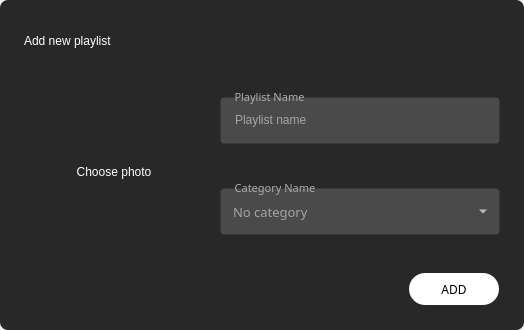
<?xml version="1.0" encoding="UTF-8"?>
<ui version="4.0">
 <class>playlistInputDialog</class>
 <widget class="QDialog" name="playlistInputDialog">
  <property name="geometry">
   <rect>
    <x>0</x>
    <y>0</y>
    <width>524</width>
    <height>330</height>
   </rect>
  </property>
  <property name="sizePolicy">
   <sizepolicy hsizetype="Fixed" vsizetype="Fixed">
    <horstretch>0</horstretch>
    <verstretch>0</verstretch>
   </sizepolicy>
  </property>
  <property name="minimumSize">
   <size>
    <width>524</width>
    <height>330</height>
   </size>
  </property>
  <property name="maximumSize">
   <size>
    <width>524</width>
    <height>330</height>
   </size>
  </property>
  <property name="windowTitle">
   <string>Dialog</string>
  </property>
  <property name="styleSheet">
   <string notr="true">border: none;
</string>
  </property>
  <layout class="QVBoxLayout" name="verticalLayout">
   <property name="spacing">
    <number>0</number>
   </property>
   <property name="leftMargin">
    <number>0</number>
   </property>
   <property name="topMargin">
    <number>0</number>
   </property>
   <property name="rightMargin">
    <number>0</number>
   </property>
   <property name="bottomMargin">
    <number>0</number>
   </property>
   <item>
    <widget class="QFrame" name="frame_3">
     <property name="sizePolicy">
      <sizepolicy hsizetype="Fixed" vsizetype="Fixed">
       <horstretch>0</horstretch>
       <verstretch>0</verstretch>
      </sizepolicy>
     </property>
     <property name="minimumSize">
      <size>
       <width>524</width>
       <height>330</height>
      </size>
     </property>
     <property name="maximumSize">
      <size>
       <width>524</width>
       <height>330</height>
      </size>
     </property>
     <property name="focusPolicy">
      <enum>Qt::ClickFocus</enum>
     </property>
     <property name="styleSheet">
      <string notr="true">#frame_3{
	border-radius: 8px;
	background-color: rgb(40, 40, 40);
}
#playlistInputDialogExitButton{
	background-color: none;
	border-radius: 16px;
}
#playlistInputDialogExitButton:hover{
	background-color: rgba(179, 179, 179, 0.25);
}
#playlistInputDialogExitButton:pressed{
	background-color: rgba(179, 179, 179, 0.35);
}
#label{
	color: white;
	font: 87 17pt &quot;Heebo Black&quot;;
}
#playlistInputDialogAddButton{
	border-radius: 16px;
	background-color: white;
	color: black;
	font: 87 9pt &quot;Heebo Medium&quot;;
}
QComboBox QAbstractItemView {
	outline: none;
	border: 1px solid rgba(179, 179, 179, 0.25);
}

QComboBox {
	font: 57 10pt &quot;Heebo Black&quot;;
	color: rgba(255, 255, 255, 128);
	border: none;	
	background-color: transparent;
	padding-right: 12px;
	padding-left: 12px;
	padding-top: 12px;
	padding-bottom: 12px;
}
QComboBox:hover{
	color: white;
}
QComboBox::drop-down {
	heigth: 40px;
	width: 32px;
}
QComboBox:down-arrow {
	image: url(:/icons/48x48/outlined/icons/48x48/outlined/outline_arrow_drop_down_gray_48dp.png);
}
QGroupBox {
	font: 57 8pt &quot;Heebo Black&quot;;
	background-color: rgba(179, 179, 179, 0.25);
    border: 1px solid transparent;
    border-radius: 4px;
    margin-top: 8px;
}
QGroupBox::title {
	color: rgb(173, 173, 173);
    subcontrol-origin: margin;
    left: 10px;
    padding: 0 3px 0 3px;
}
QLineEdit {
	font: 57 10pt &quot;Heebo Black&quot;;
	color: white;
	background-color: transparent;
	border: none;
	padding-right: 12px;
	padding-left: 12px;
	padding-top: 12px;
	padding-bottom: 12px;
}
#playlistInputDialogMiniatureQToolButton{
	font: 57 11pt &quot;Heebo Medium&quot;;
	color: white;
	icon: url(:/icons/48x48/outlined/icons/48x48/outlined/outline_music_note_gray_48dp.png);
	margin-top: 45px;
}
#playlistInputDialogMiniatureQToolButton:hover{
	background-color: rgba(0, 0, 0, 0.25);
	icon: url(:/icons/48x48/outlined/icons/48x48/outlined/outline_edit_white_48dp.png);
}</string>
     </property>
     <property name="frameShape">
      <enum>QFrame::StyledPanel</enum>
     </property>
     <property name="frameShadow">
      <enum>QFrame::Raised</enum>
     </property>
     <layout class="QVBoxLayout" name="verticalLayout_2">
      <property name="spacing">
       <number>0</number>
      </property>
      <property name="leftMargin">
       <number>24</number>
      </property>
      <property name="topMargin">
       <number>24</number>
      </property>
      <property name="rightMargin">
       <number>24</number>
      </property>
      <property name="bottomMargin">
       <number>24</number>
      </property>
      <item>
       <widget class="QFrame" name="frame_2">
        <property name="sizePolicy">
         <sizepolicy hsizetype="Preferred" vsizetype="Fixed">
          <horstretch>0</horstretch>
          <verstretch>0</verstretch>
         </sizepolicy>
        </property>
        <property name="minimumSize">
         <size>
          <width>0</width>
          <height>0</height>
         </size>
        </property>
        <property name="styleSheet">
         <string notr="true"/>
        </property>
        <property name="frameShape">
         <enum>QFrame::StyledPanel</enum>
        </property>
        <property name="frameShadow">
         <enum>QFrame::Raised</enum>
        </property>
        <layout class="QVBoxLayout" name="verticalLayout_5">
         <property name="spacing">
          <number>0</number>
         </property>
         <property name="leftMargin">
          <number>0</number>
         </property>
         <property name="topMargin">
          <number>0</number>
         </property>
         <property name="rightMargin">
          <number>0</number>
         </property>
         <property name="bottomMargin">
          <number>0</number>
         </property>
         <item>
          <widget class="QFrame" name="frame">
           <property name="sizePolicy">
            <sizepolicy hsizetype="Preferred" vsizetype="Fixed">
             <horstretch>0</horstretch>
             <verstretch>0</verstretch>
            </sizepolicy>
           </property>
           <property name="minimumSize">
            <size>
             <width>0</width>
             <height>0</height>
            </size>
           </property>
           <property name="maximumSize">
            <size>
             <width>16777215</width>
             <height>16777215</height>
            </size>
           </property>
           <property name="styleSheet">
            <string notr="true"/>
           </property>
           <property name="frameShape">
            <enum>QFrame::StyledPanel</enum>
           </property>
           <property name="frameShadow">
            <enum>QFrame::Raised</enum>
           </property>
           <layout class="QHBoxLayout" name="horizontalLayout">
            <property name="spacing">
             <number>0</number>
            </property>
            <property name="leftMargin">
             <number>0</number>
            </property>
            <property name="topMargin">
             <number>0</number>
            </property>
            <property name="rightMargin">
             <number>0</number>
            </property>
            <property name="bottomMargin">
             <number>2</number>
            </property>
            <item>
             <widget class="QFrame" name="frame_4">
              <property name="sizePolicy">
               <sizepolicy hsizetype="Fixed" vsizetype="Preferred">
                <horstretch>0</horstretch>
                <verstretch>0</verstretch>
               </sizepolicy>
              </property>
              <property name="minimumSize">
               <size>
                <width>0</width>
                <height>0</height>
               </size>
              </property>
              <property name="styleSheet">
               <string notr="true"/>
              </property>
              <property name="frameShape">
               <enum>QFrame::StyledPanel</enum>
              </property>
              <property name="frameShadow">
               <enum>QFrame::Raised</enum>
              </property>
              <layout class="QVBoxLayout" name="verticalLayout_3">
               <property name="spacing">
                <number>0</number>
               </property>
               <property name="leftMargin">
                <number>0</number>
               </property>
               <property name="topMargin">
                <number>0</number>
               </property>
               <property name="rightMargin">
                <number>0</number>
               </property>
               <property name="bottomMargin">
                <number>0</number>
               </property>
               <item>
                <widget class="QLabel" name="label">
                 <property name="sizePolicy">
                  <sizepolicy hsizetype="Fixed" vsizetype="Fixed">
                   <horstretch>0</horstretch>
                   <verstretch>0</verstretch>
                  </sizepolicy>
                 </property>
                 <property name="text">
                  <string notr="true">Add new playlist</string>
                 </property>
                </widget>
               </item>
              </layout>
             </widget>
            </item>
            <item>
             <spacer name="horizontalSpacer">
              <property name="orientation">
               <enum>Qt::Horizontal</enum>
              </property>
              <property name="sizeHint" stdset="0">
               <size>
                <width>0</width>
                <height>0</height>
               </size>
              </property>
             </spacer>
            </item>
            <item>
             <widget class="QFrame" name="frame_5">
              <property name="minimumSize">
               <size>
                <width>0</width>
                <height>0</height>
               </size>
              </property>
              <property name="frameShape">
               <enum>QFrame::StyledPanel</enum>
              </property>
              <property name="frameShadow">
               <enum>QFrame::Raised</enum>
              </property>
              <layout class="QVBoxLayout" name="verticalLayout_4">
               <property name="spacing">
                <number>0</number>
               </property>
               <property name="leftMargin">
                <number>0</number>
               </property>
               <property name="topMargin">
                <number>0</number>
               </property>
               <property name="rightMargin">
                <number>0</number>
               </property>
               <property name="bottomMargin">
                <number>0</number>
               </property>
               <item>
                <widget class="QPushButton" name="playlistInputDialogExitButton">
                 <property name="minimumSize">
                  <size>
                   <width>32</width>
                   <height>32</height>
                  </size>
                 </property>
                 <property name="maximumSize">
                  <size>
                   <width>32</width>
                   <height>32</height>
                  </size>
                 </property>
                 <property name="styleSheet">
                  <string notr="true"/>
                 </property>
                 <property name="text">
                  <string notr="true"/>
                 </property>
                 <property name="icon">
                  <iconset resource="../resourcesPeachPlayer.qrc">
                   <normaloff>:/icons/48x48/outlined/icons/48x48/outlined/outline_close_white_48dp.png</normaloff>:/icons/48x48/outlined/icons/48x48/outlined/outline_close_white_48dp.png</iconset>
                 </property>
                 <property name="iconSize">
                  <size>
                   <width>20</width>
                   <height>20</height>
                  </size>
                 </property>
                </widget>
               </item>
              </layout>
             </widget>
            </item>
           </layout>
          </widget>
         </item>
         <item>
          <widget class="QFrame" name="frame_6">
           <property name="sizePolicy">
            <sizepolicy hsizetype="Preferred" vsizetype="Fixed">
             <horstretch>0</horstretch>
             <verstretch>0</verstretch>
            </sizepolicy>
           </property>
           <property name="minimumSize">
            <size>
             <width>0</width>
             <height>198</height>
            </size>
           </property>
           <property name="maximumSize">
            <size>
             <width>16777215</width>
             <height>198</height>
            </size>
           </property>
           <property name="frameShape">
            <enum>QFrame::StyledPanel</enum>
           </property>
           <property name="frameShadow">
            <enum>QFrame::Raised</enum>
           </property>
           <layout class="QHBoxLayout" name="horizontalLayout_3">
            <property name="spacing">
             <number>0</number>
            </property>
            <property name="leftMargin">
             <number>0</number>
            </property>
            <property name="topMargin">
             <number>0</number>
            </property>
            <property name="rightMargin">
             <number>0</number>
            </property>
            <property name="bottomMargin">
             <number>0</number>
            </property>
            <item>
             <widget class="QFrame" name="frame_9">
              <property name="sizePolicy">
               <sizepolicy hsizetype="Preferred" vsizetype="Fixed">
                <horstretch>0</horstretch>
                <verstretch>0</verstretch>
               </sizepolicy>
              </property>
              <property name="minimumSize">
               <size>
                <width>0</width>
                <height>198</height>
               </size>
              </property>
              <property name="frameShape">
               <enum>QFrame::StyledPanel</enum>
              </property>
              <property name="frameShadow">
               <enum>QFrame::Raised</enum>
              </property>
              <layout class="QVBoxLayout" name="verticalLayout_6">
               <property name="spacing">
                <number>0</number>
               </property>
               <property name="leftMargin">
                <number>0</number>
               </property>
               <property name="topMargin">
                <number>0</number>
               </property>
               <property name="rightMargin">
                <number>0</number>
               </property>
               <property name="bottomMargin">
                <number>0</number>
               </property>
               <item>
                <widget class="QToolButton" name="playlistInputDialogMiniatureQToolButton">
                 <property name="sizePolicy">
                  <sizepolicy hsizetype="Fixed" vsizetype="Fixed">
                   <horstretch>0</horstretch>
                   <verstretch>0</verstretch>
                  </sizepolicy>
                 </property>
                 <property name="minimumSize">
                  <size>
                   <width>180</width>
                   <height>180</height>
                  </size>
                 </property>
                 <property name="maximumSize">
                  <size>
                   <width>180</width>
                   <height>180</height>
                  </size>
                 </property>
                 <property name="text">
                  <string notr="true">Choose photo</string>
                 </property>
                 <property name="iconSize">
                  <size>
                   <width>52</width>
                   <height>52</height>
                  </size>
                 </property>
                 <property name="checkable">
                  <bool>false</bool>
                 </property>
                 <property name="toolButtonStyle">
                  <enum>Qt::ToolButtonTextUnderIcon</enum>
                 </property>
                </widget>
               </item>
               <item>
                <widget class="QLabel" name="playlistInputDialogAuthorMiniatureQLabel">
                 <property name="sizePolicy">
                  <sizepolicy hsizetype="Fixed" vsizetype="Fixed">
                   <horstretch>0</horstretch>
                   <verstretch>0</verstretch>
                  </sizepolicy>
                 </property>
                 <property name="minimumSize">
                  <size>
                   <width>180</width>
                   <height>180</height>
                  </size>
                 </property>
                 <property name="maximumSize">
                  <size>
                   <width>180</width>
                   <height>180</height>
                  </size>
                 </property>
                 <property name="text">
                  <string notr="true"/>
                 </property>
                 <property name="scaledContents">
                  <bool>true</bool>
                 </property>
                </widget>
               </item>
              </layout>
             </widget>
            </item>
            <item>
             <widget class="QFrame" name="frame_7">
              <property name="sizePolicy">
               <sizepolicy hsizetype="Preferred" vsizetype="Fixed">
                <horstretch>0</horstretch>
                <verstretch>0</verstretch>
               </sizepolicy>
              </property>
              <property name="minimumSize">
               <size>
                <width>0</width>
                <height>198</height>
               </size>
              </property>
              <property name="maximumSize">
               <size>
                <width>16777215</width>
                <height>198</height>
               </size>
              </property>
              <property name="styleSheet">
               <string notr="true"/>
              </property>
              <property name="frameShape">
               <enum>QFrame::StyledPanel</enum>
              </property>
              <property name="frameShadow">
               <enum>QFrame::Raised</enum>
              </property>
              <layout class="QVBoxLayout" name="verticalLayout_15">
               <property name="spacing">
                <number>16</number>
               </property>
               <property name="leftMargin">
                <number>16</number>
               </property>
               <property name="topMargin">
                <number>10</number>
               </property>
               <property name="rightMargin">
                <number>0</number>
               </property>
               <property name="bottomMargin">
                <number>0</number>
               </property>
               <item>
                <widget class="QGroupBox" name="groupBox1_3">
                 <property name="sizePolicy">
                  <sizepolicy hsizetype="Preferred" vsizetype="Fixed">
                   <horstretch>0</horstretch>
                   <verstretch>0</verstretch>
                  </sizepolicy>
                 </property>
                 <property name="minimumSize">
                  <size>
                   <width>0</width>
                   <height>55</height>
                  </size>
                 </property>
                 <property name="font">
                  <font>
                   <family>Heebo Black</family>
                   <pointsize>8</pointsize>
                   <weight>7</weight>
                   <italic>false</italic>
                   <bold>false</bold>
                  </font>
                 </property>
                 <property name="styleSheet">
                  <string notr="true"/>
                 </property>
                 <property name="title">
                  <string notr="true">Playlist Name</string>
                 </property>
                 <layout class="QVBoxLayout" name="verticalLayout_16">
                  <property name="spacing">
                   <number>0</number>
                  </property>
                  <property name="leftMargin">
                   <number>0</number>
                  </property>
                  <property name="topMargin">
                   <number>0</number>
                  </property>
                  <property name="rightMargin">
                   <number>0</number>
                  </property>
                  <property name="bottomMargin">
                   <number>0</number>
                  </property>
                  <item>
                   <widget class="QLineEdit" name="playlistInputDialogPlaylistNameQLineEdit">
                    <property name="palette">
                     <palette>
                      <active>
                       <colorrole role="WindowText">
                        <brush brushstyle="SolidPattern">
                         <color alpha="255">
                          <red>255</red>
                          <green>255</green>
                          <blue>255</blue>
                         </color>
                        </brush>
                       </colorrole>
                       <colorrole role="Button">
                        <brush brushstyle="SolidPattern">
                         <color alpha="0">
                          <red>0</red>
                          <green>0</green>
                          <blue>0</blue>
                         </color>
                        </brush>
                       </colorrole>
                       <colorrole role="Text">
                        <brush brushstyle="SolidPattern">
                         <color alpha="255">
                          <red>255</red>
                          <green>255</green>
                          <blue>255</blue>
                         </color>
                        </brush>
                       </colorrole>
                       <colorrole role="ButtonText">
                        <brush brushstyle="SolidPattern">
                         <color alpha="255">
                          <red>255</red>
                          <green>255</green>
                          <blue>255</blue>
                         </color>
                        </brush>
                       </colorrole>
                       <colorrole role="Base">
                        <brush brushstyle="SolidPattern">
                         <color alpha="0">
                          <red>0</red>
                          <green>0</green>
                          <blue>0</blue>
                         </color>
                        </brush>
                       </colorrole>
                       <colorrole role="Window">
                        <brush brushstyle="SolidPattern">
                         <color alpha="0">
                          <red>0</red>
                          <green>0</green>
                          <blue>0</blue>
                         </color>
                        </brush>
                       </colorrole>
                       <colorrole role="PlaceholderText">
                        <brush brushstyle="SolidPattern">
                         <color alpha="128">
                          <red>255</red>
                          <green>255</green>
                          <blue>255</blue>
                         </color>
                        </brush>
                       </colorrole>
                      </active>
                      <inactive>
                       <colorrole role="WindowText">
                        <brush brushstyle="SolidPattern">
                         <color alpha="255">
                          <red>255</red>
                          <green>255</green>
                          <blue>255</blue>
                         </color>
                        </brush>
                       </colorrole>
                       <colorrole role="Button">
                        <brush brushstyle="SolidPattern">
                         <color alpha="0">
                          <red>0</red>
                          <green>0</green>
                          <blue>0</blue>
                         </color>
                        </brush>
                       </colorrole>
                       <colorrole role="Text">
                        <brush brushstyle="SolidPattern">
                         <color alpha="255">
                          <red>255</red>
                          <green>255</green>
                          <blue>255</blue>
                         </color>
                        </brush>
                       </colorrole>
                       <colorrole role="ButtonText">
                        <brush brushstyle="SolidPattern">
                         <color alpha="255">
                          <red>255</red>
                          <green>255</green>
                          <blue>255</blue>
                         </color>
                        </brush>
                       </colorrole>
                       <colorrole role="Base">
                        <brush brushstyle="SolidPattern">
                         <color alpha="0">
                          <red>0</red>
                          <green>0</green>
                          <blue>0</blue>
                         </color>
                        </brush>
                       </colorrole>
                       <colorrole role="Window">
                        <brush brushstyle="SolidPattern">
                         <color alpha="0">
                          <red>0</red>
                          <green>0</green>
                          <blue>0</blue>
                         </color>
                        </brush>
                       </colorrole>
                       <colorrole role="PlaceholderText">
                        <brush brushstyle="SolidPattern">
                         <color alpha="128">
                          <red>255</red>
                          <green>255</green>
                          <blue>255</blue>
                         </color>
                        </brush>
                       </colorrole>
                      </inactive>
                      <disabled>
                       <colorrole role="WindowText">
                        <brush brushstyle="SolidPattern">
                         <color alpha="255">
                          <red>255</red>
                          <green>255</green>
                          <blue>255</blue>
                         </color>
                        </brush>
                       </colorrole>
                       <colorrole role="Button">
                        <brush brushstyle="SolidPattern">
                         <color alpha="0">
                          <red>0</red>
                          <green>0</green>
                          <blue>0</blue>
                         </color>
                        </brush>
                       </colorrole>
                       <colorrole role="Text">
                        <brush brushstyle="SolidPattern">
                         <color alpha="255">
                          <red>255</red>
                          <green>255</green>
                          <blue>255</blue>
                         </color>
                        </brush>
                       </colorrole>
                       <colorrole role="ButtonText">
                        <brush brushstyle="SolidPattern">
                         <color alpha="255">
                          <red>255</red>
                          <green>255</green>
                          <blue>255</blue>
                         </color>
                        </brush>
                       </colorrole>
                       <colorrole role="Base">
                        <brush brushstyle="SolidPattern">
                         <color alpha="0">
                          <red>0</red>
                          <green>0</green>
                          <blue>0</blue>
                         </color>
                        </brush>
                       </colorrole>
                       <colorrole role="Window">
                        <brush brushstyle="SolidPattern">
                         <color alpha="0">
                          <red>0</red>
                          <green>0</green>
                          <blue>0</blue>
                         </color>
                        </brush>
                       </colorrole>
                       <colorrole role="PlaceholderText">
                        <brush brushstyle="SolidPattern">
                         <color alpha="128">
                          <red>255</red>
                          <green>255</green>
                          <blue>255</blue>
                         </color>
                        </brush>
                       </colorrole>
                      </disabled>
                     </palette>
                    </property>
                    <property name="inputMask">
                     <string notr="true"/>
                    </property>
                    <property name="text">
                     <string notr="true"/>
                    </property>
                    <property name="placeholderText">
                     <string notr="true">Playlist name</string>
                    </property>
                   </widget>
                  </item>
                 </layout>
                </widget>
               </item>
               <item>
                <widget class="QGroupBox" name="groupBox1_2">
                 <property name="sizePolicy">
                  <sizepolicy hsizetype="Preferred" vsizetype="Fixed">
                   <horstretch>0</horstretch>
                   <verstretch>0</verstretch>
                  </sizepolicy>
                 </property>
                 <property name="minimumSize">
                  <size>
                   <width>0</width>
                   <height>55</height>
                  </size>
                 </property>
                 <property name="font">
                  <font>
                   <family>Heebo Black</family>
                   <pointsize>8</pointsize>
                   <weight>7</weight>
                   <italic>false</italic>
                   <bold>false</bold>
                  </font>
                 </property>
                 <property name="title">
                  <string notr="true">Category Name</string>
                 </property>
                 <layout class="QVBoxLayout" name="verticalLayout_14">
                  <property name="spacing">
                   <number>0</number>
                  </property>
                  <property name="leftMargin">
                   <number>0</number>
                  </property>
                  <property name="topMargin">
                   <number>0</number>
                  </property>
                  <property name="rightMargin">
                   <number>0</number>
                  </property>
                  <property name="bottomMargin">
                   <number>0</number>
                  </property>
                  <item>
                   <widget class="QComboBox" name="playlistInputDialogCategoryQComboBox">
                    <property name="sizePolicy">
                     <sizepolicy hsizetype="Preferred" vsizetype="Preferred">
                      <horstretch>0</horstretch>
                      <verstretch>0</verstretch>
                     </sizepolicy>
                    </property>
                    <property name="minimumSize">
                     <size>
                      <width>0</width>
                      <height>0</height>
                     </size>
                    </property>
                    <property name="maximumSize">
                     <size>
                      <width>16777215</width>
                      <height>16777215</height>
                     </size>
                    </property>
                    <property name="font">
                     <font>
                      <family>Heebo Black</family>
                      <pointsize>10</pointsize>
                      <weight>7</weight>
                      <italic>false</italic>
                      <bold>false</bold>
                     </font>
                    </property>
                    <property name="currentText">
                     <string notr="true">No category</string>
                    </property>
                    <property name="maxVisibleItems">
                     <number>3</number>
                    </property>
                    <property name="iconSize">
                     <size>
                      <width>50</width>
                      <height>50</height>
                     </size>
                    </property>
                    <property name="placeholderText">
                     <string notr="true"/>
                    </property>
                    <property name="frame">
                     <bool>true</bool>
                    </property>
                    <item>
                     <property name="text">
                      <string notr="true">No category</string>
                     </property>
                    </item>
                    <item>
                     <property name="text">
                      <string notr="true">Category1</string>
                     </property>
                    </item>
                    <item>
                     <property name="text">
                      <string notr="true">Category2</string>
                     </property>
                    </item>
                    <item>
                     <property name="text">
                      <string notr="true">Category3</string>
                     </property>
                    </item>
                   </widget>
                  </item>
                 </layout>
                </widget>
               </item>
              </layout>
             </widget>
            </item>
           </layout>
          </widget>
         </item>
         <item>
          <widget class="QFrame" name="frame_8">
           <property name="sizePolicy">
            <sizepolicy hsizetype="Preferred" vsizetype="Fixed">
             <horstretch>0</horstretch>
             <verstretch>0</verstretch>
            </sizepolicy>
           </property>
           <property name="minimumSize">
            <size>
             <width>0</width>
             <height>0</height>
            </size>
           </property>
           <property name="frameShape">
            <enum>QFrame::StyledPanel</enum>
           </property>
           <property name="frameShadow">
            <enum>QFrame::Raised</enum>
           </property>
           <layout class="QHBoxLayout" name="horizontalLayout_2">
            <property name="spacing">
             <number>0</number>
            </property>
            <property name="leftMargin">
             <number>0</number>
            </property>
            <property name="topMargin">
             <number>16</number>
            </property>
            <property name="rightMargin">
             <number>1</number>
            </property>
            <property name="bottomMargin">
             <number>0</number>
            </property>
            <item>
             <spacer name="horizontalSpacer_2">
              <property name="orientation">
               <enum>Qt::Horizontal</enum>
              </property>
              <property name="sizeHint" stdset="0">
               <size>
                <width>0</width>
                <height>0</height>
               </size>
              </property>
             </spacer>
            </item>
            <item>
             <widget class="QFrame" name="frame_10">
              <property name="sizePolicy">
               <sizepolicy hsizetype="Preferred" vsizetype="Fixed">
                <horstretch>0</horstretch>
                <verstretch>0</verstretch>
               </sizepolicy>
              </property>
              <property name="frameShape">
               <enum>QFrame::StyledPanel</enum>
              </property>
              <property name="frameShadow">
               <enum>QFrame::Raised</enum>
              </property>
              <layout class="QVBoxLayout" name="verticalLayout_8">
               <property name="spacing">
                <number>0</number>
               </property>
               <property name="leftMargin">
                <number>0</number>
               </property>
               <property name="topMargin">
                <number>0</number>
               </property>
               <property name="rightMargin">
                <number>0</number>
               </property>
               <property name="bottomMargin">
                <number>0</number>
               </property>
               <item>
                <widget class="QPushButton" name="playlistInputDialogAddButton">
                 <property name="sizePolicy">
                  <sizepolicy hsizetype="Fixed" vsizetype="Fixed">
                   <horstretch>0</horstretch>
                   <verstretch>0</verstretch>
                  </sizepolicy>
                 </property>
                 <property name="minimumSize">
                  <size>
                   <width>90</width>
                   <height>32</height>
                  </size>
                 </property>
                 <property name="maximumSize">
                  <size>
                   <width>90</width>
                   <height>32</height>
                  </size>
                 </property>
                 <property name="font">
                  <font>
                   <family>Heebo Medium</family>
                   <pointsize>9</pointsize>
                   <weight>10</weight>
                   <italic>false</italic>
                   <bold>false</bold>
                   <kerning>true</kerning>
                  </font>
                 </property>
                 <property name="layoutDirection">
                  <enum>Qt::LeftToRight</enum>
                 </property>
                 <property name="styleSheet">
                  <string notr="true"/>
                 </property>
                 <property name="text">
                  <string notr="true">ADD</string>
                 </property>
                </widget>
               </item>
              </layout>
             </widget>
            </item>
           </layout>
          </widget>
         </item>
        </layout>
       </widget>
      </item>
     </layout>
    </widget>
   </item>
  </layout>
 </widget>
 <resources>
  <include location="../resourcesPeachPlayer.qrc"/>
 </resources>
 <connections/>
</ui>
